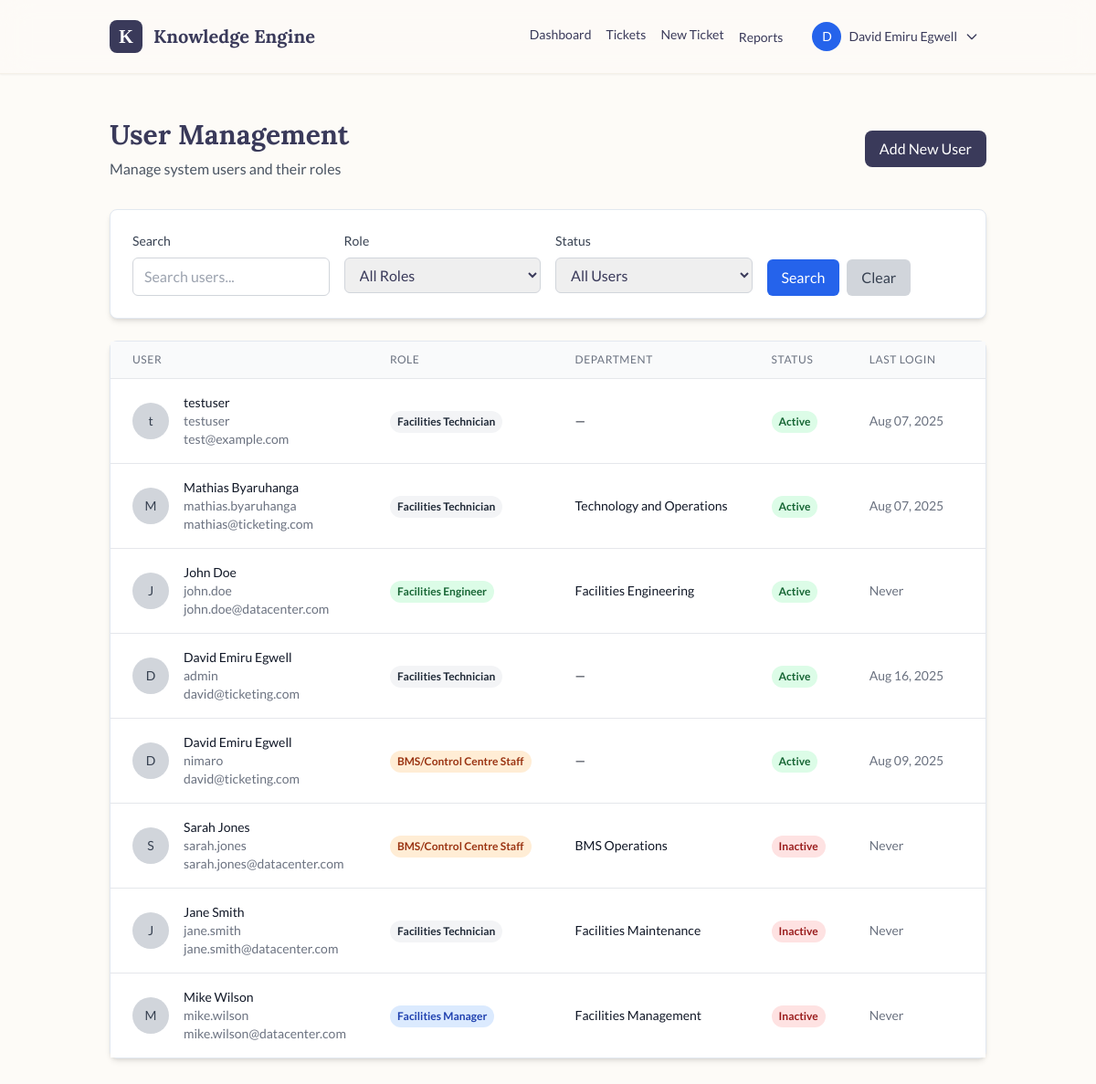
The page /users/list/ (signed in) on the database its author committed.
### tickets/models.py (models this page shows, shortened)
class User(AbstractUser):
    ROLE_CHOICES = (
        ('technician', 'Facilities Technician'),
        ('engineer', 'Facilities Engineer'),
        ('manager', 'Facilities Manager'),
        ('bms', 'BMS/Control Centre Staff'),
        ('admin', 'System Administrator'),
    )
    role = models.CharField(max_length=20, choices=ROLE_CHOICES, default='technician')
    phone = models.CharField(max_length=20, blank=True)
    department = models.CharField(max_length=100, blank=True)
    def get_full_name(self):
        return f"{self.first_name} {self.last_name}".strip() or self.username

### tickets/user_views.py (the view, shortened to what this page needs)
# urls.py: path('list/', UserListView.as_view(), name='list'),
class UserListView(LoginRequiredMixin, ListView):
    model = User
    template_name = 'users/user_list.html'
    context_object_name = 'users'
    paginate_by = 20
    def dispatch(self, request, *args, **kwargs):
        if not request.user.is_staff:
            messages.error(request, 'You do not have permission to view the user list.')
            return redirect('tickets:dashboard')
        return super().dispatch(request, *args, **kwargs)
    def get_queryset(self):
        queryset = User.objects.all().order_by('last_name', 'first_name')
        search = self.request.GET.get('search')
        role = self.request.GET.get('role')
        if role:
            queryset = queryset.filter(role=role)
        is_active = self.request.GET.get('is_active')
        if is_active == 'true':
            queryset = queryset.filter(is_active=True)
        elif is_active == 'false':
            queryset = queryset.filter(is_active=False)
        return queryset
    def get_context_data(self, **kwargs):
        context = super().get_context_data(**kwargs)
        context['role_choices'] = User.ROLE_CHOICES
        context['search_query'] = self.request.GET.get('search', '')
        context['selected_role'] = self.request.GET.get('role', '')
        context['selected_active'] = self.request.GET.get('is_active', '')
        return context

### core/context_processors.py (called while the page is built)
def auth_enabled(request):
    return {'user_o365_auth_enabled': getattr(settings, 'USER_O365_AUTH_ENABLED', False)}

### tickets/templates/users/user_list.html (shortened to what this page needs)
{% extends 'tickets/base.html' %}
{% block content %}
<div class="mb-8">
    <div class="flex justify-between items-center">
        <div>
            <h1 class="text-3xl font-bold text-[#3A3A5A] mb-2">User Management</h1>
            <p class="text-gray-600">Manage system users and their roles</p>
        </div>
        <a href="{% url 'users:admin_create' %}" class="bg-[#3A3A5A] text-white px-4 py-2 rounded-lg font-medium hover:bg-[#2c2c46] transition-colors">
            Add New User
        </a>
    </div>
</div>
<div class="bg-white p-6 rounded-lg shadow-md border border-slate-200 mb-6">
    <form method="get" class="grid grid-cols-1 md:grid-cols-2 lg:grid-cols-4 gap-4">
        <div>
            <label for="search" class="block text-sm font-medium text-gray-700 mb-2">Search</label>
            <input type="text" name="search" id="search" value="{{ search_query }}"
                   class="w-full px-3 py-2 border border-gray-300 rounded-md focus:outline-none focus:ring-2 focus:ring-blue-500"
                   placeholder="Search users...">
        </div>
        <div>
            <label for="role" class="block text-sm font-medium text-gray-700 mb-2">Role</label>
            <select name="role" id="role" class="w-full px-3 py-2 border border-gray-300 rounded-md focus:outline-none focus:ring-2 focus:ring-blue-500">
                <option value="">All Roles</option>
            </select>
        </div>
        <div>
            <label for="is_active" class="block text-sm font-medium text-gray-700 mb-2">Status</label>
            <select name="is_active" id="is_active" class="w-full px-3 py-2 border border-gray-300 rounded-md focus:outline-none focus:ring-2 focus:ring-blue-500">
                <option value="">All Users</option>
            </select>
        </div>
        <div class="flex items-end space-x-2">
            <button type="submit" class="bg-blue-600 text-white px-4 py-2 rounded-md hover:bg-blue-700">
                Search
            </button>
            <a href="{% url 'users:list' %}" class="bg-gray-300 text-gray-700 px-4 py-2 rounded-md hover:bg-gray-400">
                Clear
            </a>
        </div>
    </form>
</div>
<div class="bg-white rounded-lg shadow-md border border-slate-200">
    <div class="overflow-x-auto">
        <table class="min-w-full divide-y divide-gray-200">
            <thead class="bg-gray-50">
                <tr>
                    <th class="px-6 py-3 text-left text-xs font-medium text-gray-500 uppercase tracking-wider">User</th>
                    <th class="px-6 py-3 text-left text-xs font-medium text-gray-500 uppercase tracking-wider">Role</th>
                    <th class="px-6 py-3 text-left text-xs font-medium text-gray-500 uppercase tracking-wider">Department</th>
                    <th class="px-6 py-3 text-left text-xs font-medium text-gray-500 uppercase tracking-wider">Status</th>
                    <th class="px-6 py-3 text-left text-xs font-medium text-gray-500 uppercase tracking-wider">Last Login</th>
                    <th class="px-6 py-3 text-left text-xs font-medium text-gray-500 uppercase tracking-wider">Actions</th>
                </tr>
            </thead>
            <tbody class="bg-white divide-y divide-gray-200">
                {% for user_item in users %}
                <tr class="hover:bg-gray-50">
                    <td class="px-6 py-4 whitespace-nowrap">
                        <div class="flex items-center">
                            <div class="w-10 h-10 bg-gray-300 rounded-full flex items-center justify-center">
                                <span class="text-sm font-medium text-gray-700">{{ user_item.first_name.0|default:user_item.username.0 }}</span>
                            </div>
                            <div class="ml-4">
                                <div class="text-sm font-medium text-gray-900">{{ user_item.get_full_name }}</div>
                                <div class="text-sm text-gray-500">{{ user_item.username }}</div>
                                <div class="text-sm text-gray-500">{{ user_item.email }}</div>
                            </div>
                        </div>
                    </td>
                    <td class="px-6 py-4 whitespace-nowrap">
                        <span class="inline-flex px-2 py-1 text-xs font-semibold rounded-full
                            {% if user_item.role == 'admin' %}bg-purple-100 text-purple-800
                            {% elif user_item.role == 'manager' %}bg-blue-100 text-blue-800
                            {% elif user_item.role == 'engineer' %}bg-green-100 text-green-800
                            {% elif user_item.role == 'bms' %}bg-orange-100 text-orange-800
                            {% else %}bg-gray-100 text-gray-800{% endif %}">
                            {{ user_item.get_role_display }}
                        </span>
                    </td>
                    <td class="px-6 py-4 whitespace-nowrap text-sm text-gray-900">
                        {{ user_item.department|default:"—" }}
                    </td>
                    <td class="px-6 py-4 whitespace-nowrap">
                        {% if user_item.is_active %}
                            <span class="inline-flex px-2 py-1 text-xs font-semibold rounded-full bg-green-100 text-green-800">Active</span>
                        {% else %}
                            <span class="inline-flex px-2 py-1 text-xs font-semibold rounded-full bg-red-100 text-red-800">Inactive</span>
                        {% endif %}
                    </td>
                    <td class="px-6 py-4 whitespace-nowrap text-sm text-gray-500">
                        {% if user_item.last_login %}
                            {{ user_item.last_login|date:"M d, Y" }}
                        {% else %}
                            Never
                        {% endif %}
                    </td>
                    <td class="px-6 py-4 whitespace-nowrap text-sm font-medium">
                    </td>
                </tr>
                {% empty %}
                <tr>
                    <td colspan="6" class="px-6 py-4 text-center text-gray-500">No users found</td>
                </tr>
                {% endfor %}
            </tbody>
        </table>
    </div>
</div>
{% endblock %}

### tickets/templates/tickets/base.html (shortened to what this page needs)
<!DOCTYPE html>
<html lang="en" class="scroll-smooth">
<head>
    <script src="https://cdn.tailwindcss.com"></script>
</head>
<body class="antialiased">
    <header class="bg-[#FDFBF7]/80 backdrop-blur-lg shadow-sm sticky top-0 z-50 border-b border-[#F5F0E8]">
        <nav class="container mx-auto px-6 lg:px-8">
            <div class="flex items-center justify-between h-20">
                <div class="flex items-center space-x-3">
                    <div class="w-9 h-9 bg-[#3A3A5A] rounded-lg flex items-center justify-center text-white font-bold text-xl font-serif">K</div>
                    <h1 class="text-xl font-bold text-[#3A3A5A]">Knowledge Engine</h1>
                </div>
                <div class="flex items-center space-x-6">
                    {% if user.is_authenticated %}
                        <nav class="flex space-x-4">
                            <a href="{% url 'tickets:dashboard' %}" class="text-sm font-medium hover:text-blue-600">Dashboard</a>
                            <a href="{% url 'tickets:list' %}" class="text-sm font-medium hover:text-blue-600">Tickets</a>
                            <a href="{% url 'tickets:create' %}" class="text-sm font-medium hover:text-blue-600">New Ticket</a>
                            <div class="relative group">
                                <a href="{% url 'tickets:reports_dashboard' %}" class="text-sm font-medium hover:text-blue-600">Reports</a>
                            </div>
                        </nav>
                        <div class="flex items-center space-x-4">
                            <div class="relative" id="user-menu">
                                <button
                                    class="flex items-center space-x-2 text-sm font-medium hover:text-blue-600 focus:outline-none focus:ring-2 focus:ring-blue-500 focus:ring-offset-2 rounded-md px-2 py-1 transition-colors"
                                    id="user-menu-button"
                                    aria-expanded="false"
                                    aria-haspopup="true"
                                >
                                    <div class="w-8 h-8 bg-blue-600 rounded-full flex items-center justify-center text-white text-sm font-medium">
                                        {{ user.first_name.0|default:user.username.0|upper }}
                                    </div>
                                    <span class="hidden md:block">{{ user.get_full_name|default:user.username }}</span>
                                    <svg class="w-4 h-4 transition-transform duration-200" id="dropdown-arrow" fill="none" stroke="currentColor" viewBox="0 0 24 24">
                                        <path stroke-linecap="round" stroke-linejoin="round" stroke-width="2" d="M19 9l-7 7-7-7"></path>
                                    </svg>
                                </button>
                            </div>
                        </div>
                    {% else %}
                        <a href="{% url 'account_login' %}" class="text-sm font-medium hover:underline">Login</a>
                    {% endif %}
                </div>
            </div>
        </nav>
    </header>
    <main class="container mx-auto px-6 lg:px-8 py-12">
        {% block content %}{% endblock %}
    </main>
</body>
</html>

### tickets/templates/tickets/base.html (style rules this page uses)
body { font-family: 'Lato', sans-serif; background-color: #FDFBF7; color: #3A3A5A; }
h1, h2, h3, h4, h5, h6 { font-family: 'Lora', serif; }

### rows shown on the page
User: first_name.0 "D", get_full_name "David Emiru Egwell", username "admin", email "david@ticketing.com", role "Facilities Technician", department "—", is_active "Active", last_login "Aug 16, 2025"
User: first_name.0 "t", get_full_name "testuser", username "testuser", email "test@example.com", role "Facilities Technician", department "—", is_active "Active", last_login "Aug 07, 2025"
User: first_name.0 "M", get_full_name "Mathias Byaruhanga", username "mathias.byaruhanga", email "mathias@ticketing.com", role "Facilities Technician", department "Technology and Operations", is_active "Active", last_login "Aug 07, 2025"
User: first_name.0 "J", get_full_name "John Doe", username "john.doe", email "john.doe@datacenter.com", role "Facilities Engineer", department "Facilities Engineering", is_active "Active", shows "Never"
User: first_name.0 "D", get_full_name "David Emiru Egwell", username "nimaro", email "david@ticketing.com", role "BMS/Control Centre Staff", department "—", is_active "Active", last_login "Aug 09, 2025"
User: first_name.0 "S", get_full_name "Sarah Jones", username "sarah.jones", email "sarah.jones@datacenter.com", role "BMS/Control Centre Staff", department "BMS Operations", is_active "Inactive", shows "Never"
User: first_name.0 "J", get_full_name "Jane Smith", username "jane.smith", email "jane.smith@datacenter.com", role "Facilities Technician", department "Facilities Maintenance", is_active "Inactive", shows "Never"
User: first_name.0 "M", get_full_name "Mike Wilson", username "mike.wilson", email "mike.wilson@datacenter.com", role "Facilities Manager", department "Facilities Management", is_active "Inactive", shows "Never"
